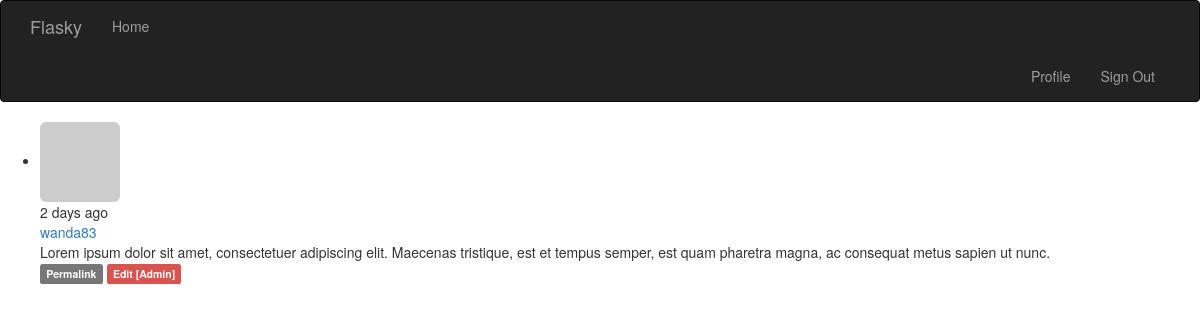
/post/5 (signed in), run on the app's committed database.
### vflask/restart/app/models.py (models this page shows, shortened)
class Post(db.Model):
    __tablename__ = 'posts'
    id = db.Column(db.Integer, primary_key=True)
    body = db.Column(db.Text)
    timestamp = db.Column(db.DateTime, index=True, default=datetime.utcnow)
    author_id = db.Column(db.Integer, db.ForeignKey('users.id'))
    body_html = db.Column(db.Text)

class User(UserMixin, db.Model):
    __tablename__ = 'users'
    id = db.Column(db.Integer, primary_key=True)
    email = db.Column(db.String(64), unique=True, index=True)
    username = db.Column(db.String(64), unique=True, index=True)
    role_id = db.Column(db.Integer, db.ForeignKey('roles.id'))
    password_hash = db.Column(db.String(128))
    confirmed = db.Column(db.Boolean, default=False)
    name = db.Column(db.String(64))
    location = db.Column(db.String(64))
    about_me = db.Column(db.Text())
    member_since = db.Column(db.DateTime(), default=datetime.utcnow)
    last_seen = db.Column(db.DateTime(), default=datetime.utcnow)
    avatar_hash = db.Column(db.String(32))
    posts = db.relationship('Post', backref='author', lazy='dynamic')
    followed = db.relationship('Follow',
                               foreign_keys=[Follow.follower_id],
                               backref=db.backref('follower', lazy='joined'),
                               lazy='dynamic',
                               cascade='all, delete-orphan')
    followers = db.relationship('Follow',
                                foreign_keys=[Follow.followed_id],
                                backref=db.backref('followed', lazy='joined'),
                                lazy='dynamic',
                                cascade='all, delete-orphan')
    def can(self, permissions):
        return self.role is not None and \
            (self.role.permissions & permissions) == permissions
    def is_administrator(self):
        return self.can(Permission.ADMINISTER)
    @property
    def password(self):
        raise AttributeError('password is not a readable attribute')
    def ping(self):
        self.last_seen = datetime.utcnow()
        db.session.add(self)
    def gravatar(self, size=100, default='identicon', rating='g'):
        if request.is_secure:
            url = 'https://secure.gravatar.com/avatar'
        else:
            url = 'http://www.gravatar.com/avatar'
        hash = self.avatar_hash or hashlib.md5(self.email.encode(
            'utf-8'
        )).hexdigest()
        return '{url}/{hash}?s={size}&d={default}&r={rating}'.format(
            url=url, hash=hash, size=size, default=default, rating=rating)

### vflask/restart/app/main/views.py (the view)
@main.route('/post/<int:id>')
def post(id):
    post = Post.query.get_or_404(id)
    return render_template('post.html', posts=[post])

### vflask/restart/app/auth/views.py (called while the page is built)
@auth.before_app_request
def before_request():
    if current_user.is_authenticated:
        current_user.ping()
        if not current_user.confirmed and request.endpoint[:5] != 'auth.':
            return redirect(url_for('auth.unconfirmed'))

### vflask/restart/app/main/__init__.py (called while the page is built)
@main.app_context_processor
def inject_perissions():
    return dict(Permission=Permission)

### vflask/restart/app/main/views.py (called while the page is built)
@main.before_app_request
def before_request():
    if current_user.is_authenticated:
        current_user.ping()
        if not current_user.confirmed and request.endpoint[:5] != 'auth.':
            return redirect(url_for('auth.unconfirmed'))

### vflask/restart/app/models.py (called while the page is built)
@login_manager.user_loader
def load_user(user_id):
    return User.query.get(int(user_id))

### vflask/restart/app/templates/post.html (shortened to what this page needs)
{% extends "base.html" %}
{% block page_content %}
{% include '_posts.html' %}
{% endblock %}

### vflask/restart/app/templates/_posts.html (shortened to what this page needs)
<ul class="posts">
    {% for post in posts %}
    <li class="post">
        <div class="post-content">
            <div class="profile-thmbnail">
                <a href="{{ url_for('.user', username=post.author.username) }}">
                <img class="img-rounded profile-thumbnail"
                    src="{{ post.author.gravatar(size=40) }}">
                </a>
            </div>
            <div class="post-date">{{ moment(post.timestamp).fromNow() }}</div>
            <div class="post-author">
                <a href="{{ url_for('.user', username=post.author.username) }}">
                    {{ post.author.username }}
                </a>
            </div>
            <div class="post-body">
            {% if post.body_html %}
                {{ post.body_html | safe }}
            {% else %}
                {{ post.body }}
            {% endif %}
            </div>
            <div class="post-footer">
                <a href="{{ url_for('.post', id=post.id) }}">
                    <span class="label label-default">Permalink</span>
                </a>
                {% if current_user == post.author %}
                <a href="{{ url_for('.edit', id=post.id) }}">
                    <span class="label label-primary">Edit</span>
                </a>
                {% elif current_user.is_administrator() %}
                <a href="{{ url_for('.edit', id=post.id) }}">
                    <span class="label label-danger">Edit [Admin]</span>
                </a>
                {% endif %}
            </div>
        </div>
    </li>
    {% endfor %}
</ul>

### data on the page
Post: timestamp "2 days ago", author.username "wanda83", body "Lorem ipsum dolor sit amet, consectetuer adipiscing elit. Maecenas tristique, est et tempus semper, est quam pharetra magna, ac consequat metus sapien ut nunc."
